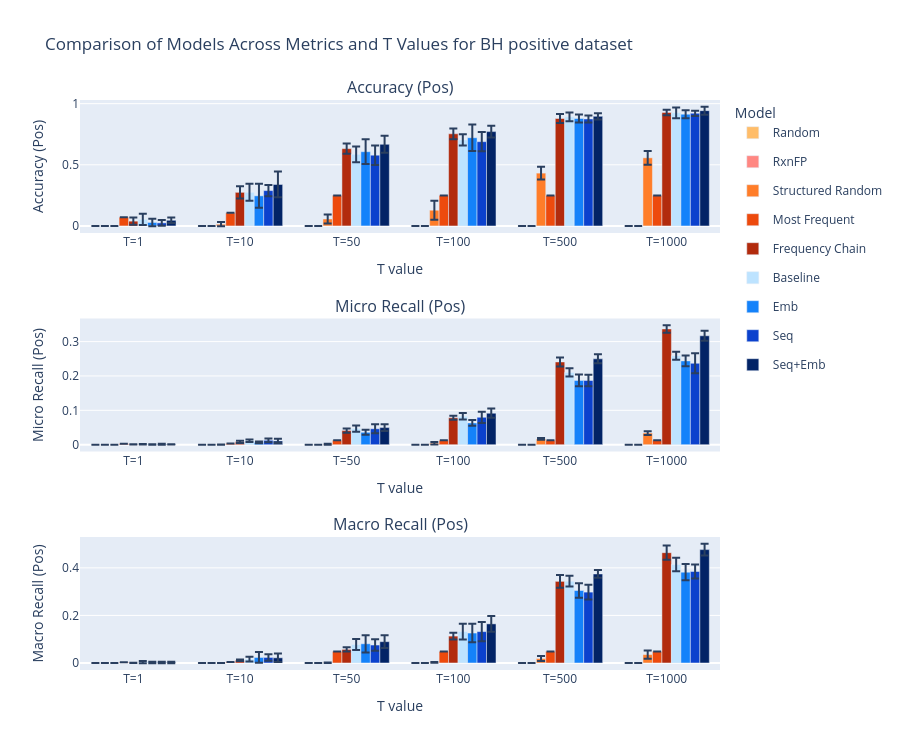
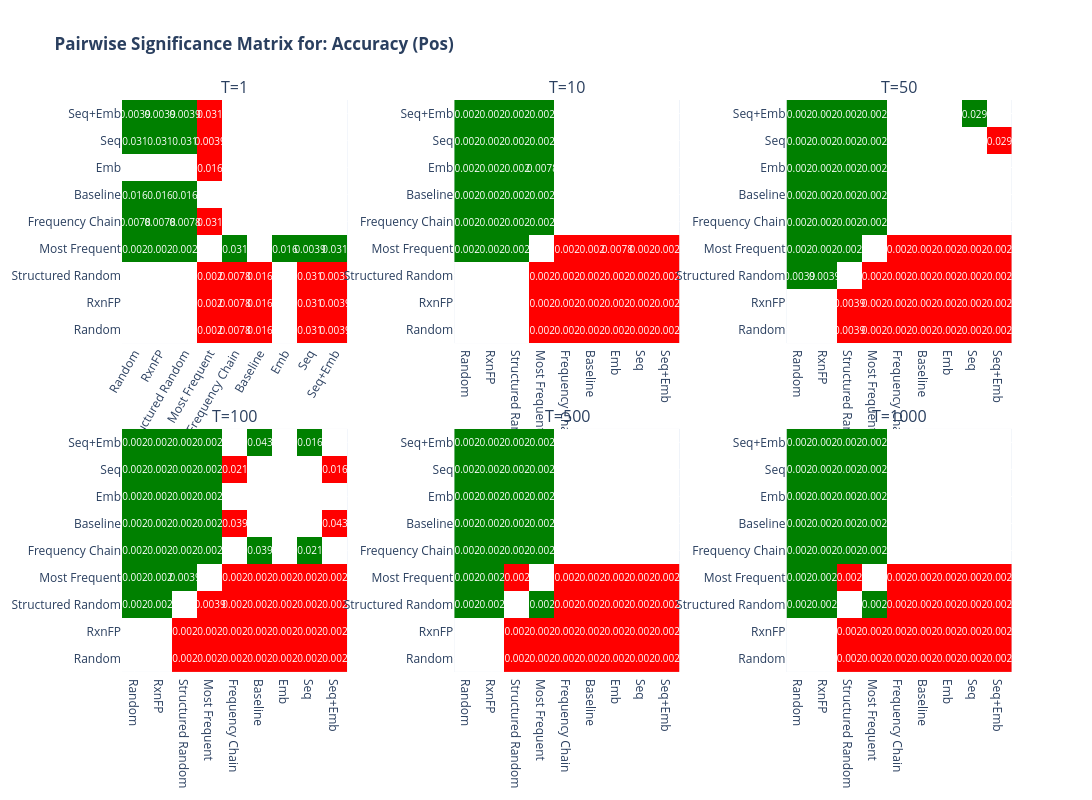
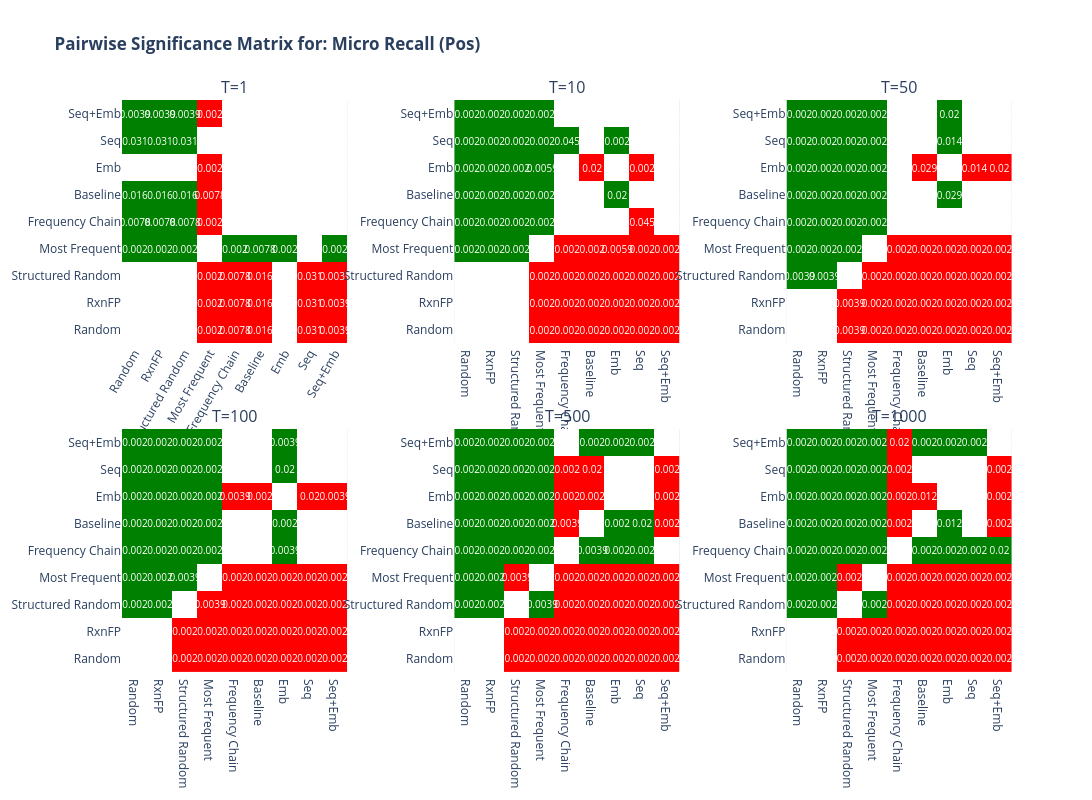
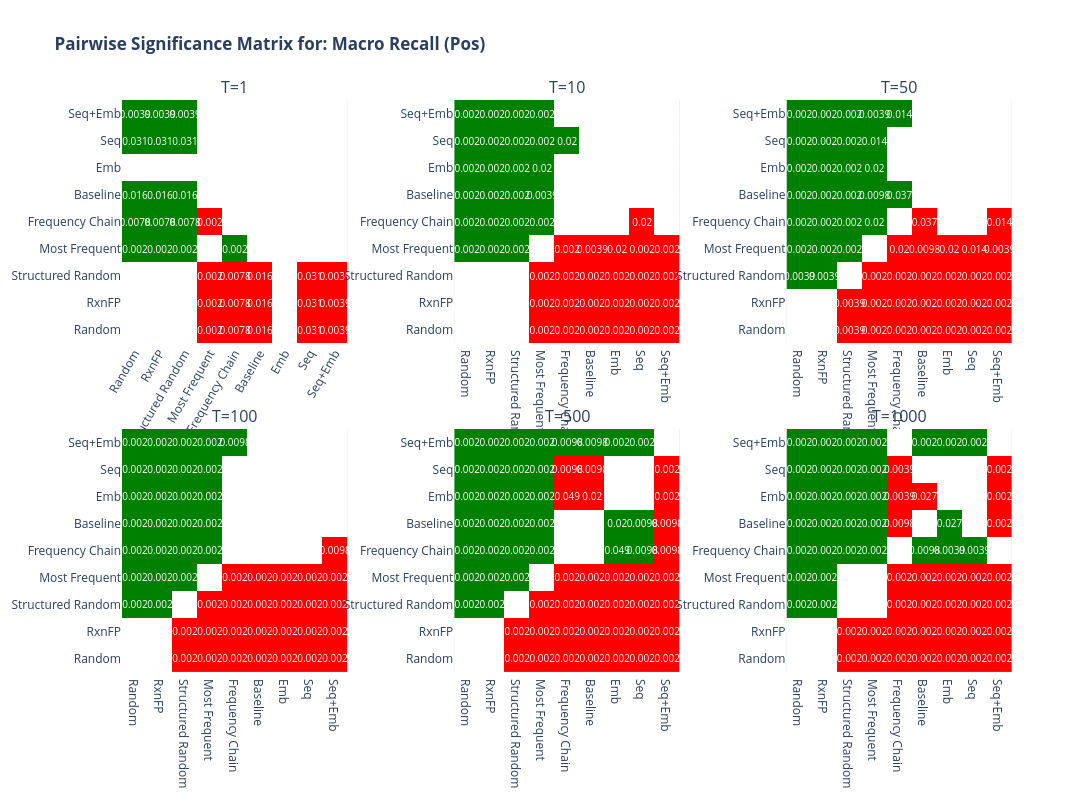

These figures' notebook cell, in order:
### Code cell
T = [1, 10, 50, 100, 500, 1000]

import plotly.graph_objects as go
import numpy as np

# Define the models and their best results (inverted order)
model_names = ['Random','RxnFP', 'Structured Random', 'Most Frequent','Frequency Chain', 'Baseline', 'Emb', 'Seq', 'Seq+Emb']
best_models = [bh_pos_random_baseline_random, bh_pos_rxnfp, bh_pos_random_baseline_structured_random, bh_pos_random_baseline_most_frequent, bh_pos_random_baseline_freq_chain, bh_pos_baseline, bh_pos_emb_all, bh_pos_seq, bh_pos_seq_emb]
# --- FIX: Create a list of the dictionary keys in the same order ---
model_keys = ['bh_pos_random_baseline_random', 'bh_pos_rxnfp', 'bh_pos_random_baseline_structured_random', 'bh_pos_random_baseline_most_frequent', 'bh_pos_random_baseline_freq_chain', 'bh_pos_baseline', 'bh_pos_emb_all', 'bh_pos_seq', 'bh_pos_seq_emb']

model_colors = {
    'Seq+Emb': '#022366',
    'Seq': '#0b41cd',
    'Emb': '#1482fa',
    'Baseline': '#bde3ff',
    'RxnFP': '#ff8782', 
    'Random': '#ffbd69',
    'Structured Random': '#ff7d29',
    'Most Frequent': '#ed4a0d',
    'Frequency Chain': '#b22b0d'
}

# Define the metrics and their pretty names
metrics = [
    ('accuracy_positive', 'Accuracy (Pos)'),
    ('micro_recall_positive', 'Micro Recall (Pos)'),
    ('macro_recall_positive', 'Macro Recall (Pos)'),
]

# Prepare the data for plotting
mean_data = {metric: [] for metric, _ in metrics}
std_data = {metric: [] for metric, _ in metrics}

for metric, _ in metrics:
    for m_idx, model in enumerate(best_models):
        means = []
        stds = []
        for t in T:
            if model_names[m_idx] in ['Random', 'Structured Random', 'Most Frequent', 'Frequency Chain']:
                try:
                    model_T = model[model['T'] == t]
                    if metric[-8:] == 'positive':
                        mean_val = np.mean(model_T[model_T['split'] == 'pos'][metric[:-9]])
                        std_val = np.std(model_T[model_T['split'] == 'pos'][metric[:-9]])
                except KeyError:
                    mean_val = 0
                    std_val = 0
            
            elif model_names[m_idx] == 'RxnFP':
                # RxnFP only has T=1, so for other T set to 0
                if t == 1:
                    mean_val = np.mean(model[f'{metric}_T{t}']) if f'{metric}_T{t}' in model else 0
                    std_val = np.std(model[f'{metric}_T{t}']) if f'{metric}_T{t}' in model else 0
                else:
                    mean_val = 0
                    std_val = 0
            else:
                mean_val = np.mean(model[f'{metric}_T{t}']) if f'{metric}_T{t}' in model else 0
                std_val = np.std(model[f'{metric}_T{t}']) if f'{metric}_T{t}' in model else 0
            means.append(mean_val)
            stds.append(std_val)
        mean_data[metric].append(means)
        std_data[metric].append(stds)

# Plotting with plotly
from plotly.subplots import make_subplots

n_metrics = len(metrics)
n_models = len(model_names)
n_T = len(T)
x_tick_labels = [f"T={t}" for t in T]

fig = make_subplots(
    rows=n_metrics, cols=1,
    vertical_spacing=0.15, # Reduced vertical spacing
    subplot_titles=[pretty for _, pretty in metrics]
)

for idx, (metric, metric_name) in enumerate(metrics):
    for m_idx, model_name in enumerate(model_names):
        means = mean_data[metric][m_idx]
        stds = std_data[metric][m_idx]
        fig.add_trace(
            go.Bar(
                name=model_name,
                x=x_tick_labels,
                y=means,
                error_y=dict(type='data', array=stds, visible=True),
                marker_color=model_colors[model_name],
                offsetgroup=m_idx,
                legendgroup=model_name,
                showlegend=(idx == 0)
            ),
            row=idx+1, col=1
        )
    fig.update_yaxes(title_text=metric_name, row=idx+1, col=1)
    # Set x-tick labels for every subplot (no x-axis title)
    fig.update_xaxes(
        title_text="T value",
        tickmode='array',
        tickvals=x_tick_labels,
        ticktext=x_tick_labels,
        row=idx+1, col=1
    )

fig.update_layout(
    barmode='group',
    height=250 * n_metrics, #Reduced height
    width=900,
    title_text="Comparison of Models Across Metrics and T Values for BH positive dataset",
    legend_title_text="Model",
    showlegend=True
)
# Only add x-axis title to the bottom plot
fig.update_xaxes(title_text="T value", row=n_metrics, col=1)
fig.show()

# --- Perform the Statistical Tests ---
plot_wilcoxon_results(best_models, model_names, T, metrics)
